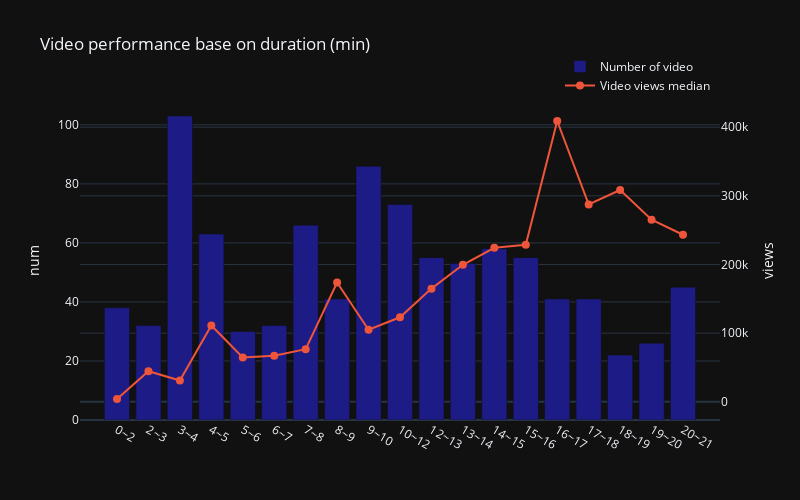

The notebook cell saved with this chart:
### Code cell
trace1 = go.Bar(x = bin_names,
                     y=filtered.groupby('time_binning',observed=True)['duration'].count(),
                     name='Number of video',
                     yaxis='y1',
                     marker=dict(color='#1D1B86')
                     )
trace2 = go.Scatter(x=bin_names,
                      y=filtered.groupby('time_binning',observed=True)['view_count'].median().sort_index().values,
                      name='Video views median',
                      yaxis='y2',
                      mode='lines+markers',
                      marker_size=8
                      )
data = [trace1, trace2]
layout = go.Layout(title='Video performance base on duration (min)',
                    yaxis=dict(title='num'),
                    yaxis2=dict(title='views',
                                overlaying='y',
                                side='right'),
                    template="plotly_dark")
fig = go.Figure(data=data,layout=layout,)

fig.update_layout(legend=dict(
    y=1.15,
    x=0.75),
    autosize=False,
    width=800,
    height=500
    )

fig.show()

### Figure 1 — Plotly figure (JSON) as saved in the notebook; plotly's stock layout.template omitted (floating-point values rounded to 4 significant figures)
{"data": [{"marker": {"color": "#1D1B86"}, "name": "Number of video", "type": "bar", "x": ["0~2", "2~3", "3~4", "4~5", "5~6", "6~7", "7~8", "8~9", "9~10", "10~12", "12~13", "13~14", "14~15", "15~16", "16~17", "17~18", "18~19", "19~20", "20~21", "21~22"], "y": [38, 32, 103, 63, 30, 32, 66, 41, 86, 73, 55, 53, 58, 55, 41, 41, 22, 26, 45], "yaxis": "y"}, {"marker": {"size": 8}, "mode": "lines+markers", "name": "Video views median", "type": "scatter", "x": ["0~2", "2~3", "3~4", "4~5", "5~6", "6~7", "7~8", "8~9", "9~10", "10~12", "12~13", "13~14", "14~15", "15~16", "16~17", "17~18", "18~19", "19~20", "20~21", "21~22"], "y": [4063, 44500.0, 30991, 111127, 64438, 66970.0, 76666, 173711, 104965, 123105, 164819, 199535, 224200.0, 228751, 408971, 287490, 308400.0, 265100.0, 243300], "yaxis": "y2"}], "layout": {"autosize": false, "height": 500, "legend": {"x": 0.75, "y": 1.15}, "title": {"text": "Video performance base on duration (min)"}, "width": 800, "yaxis": {"title": {"text": "num"}}, "yaxis2": {"overlaying": "y", "side": "right", "title": {"text": "views"}}}}
